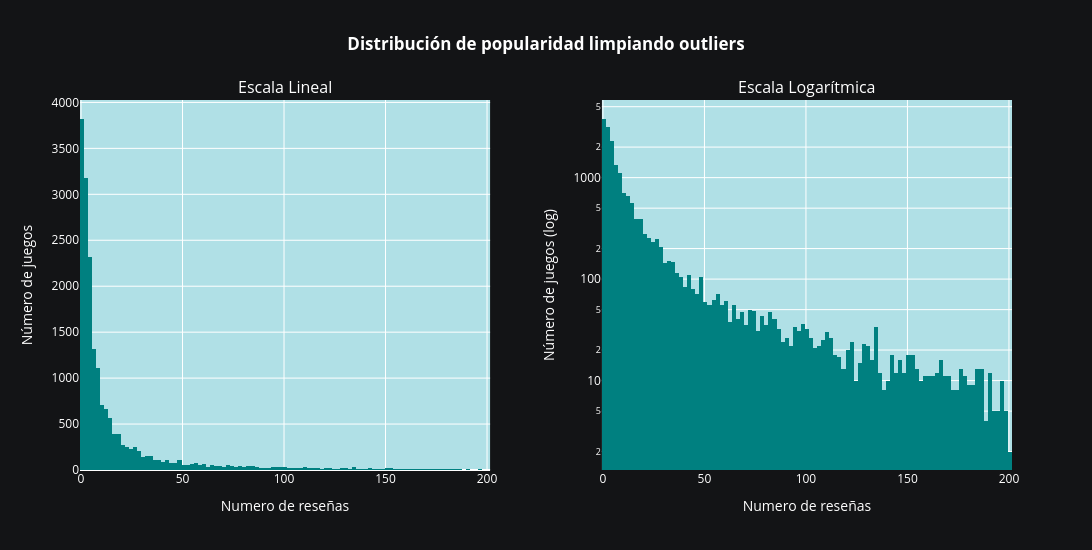

Notebook source saved alongside this figure:
### Markdown cell above
Como hemos visto, tan solo el 6,75% de los datos tienen más de 200 reseñas, por lo que ahora visualizaremos el otro 93,25% de los datos

### Code cell
df_clean1 = df[df["recomendaciones_totales"] <= 200]
muestra_data(df_clean1, "limpiando outliers")

### Figure 1 — Plotly figure (JSON) as saved in the notebook; plotly's stock layout.template omitted (floating-point values rounded to 4 significant figures; data arrays with more than 128 entries replaced by an {"elided": "..."} marker saying what was removed)
{"data": [{"marker": {"color": "teal"}, "nbinsx": 200, "showlegend": false, "type": "histogram", "x": {"elided": "18627 int values"}, "xaxis": "x", "yaxis": "y"}, {"marker": {"color": "teal"}, "nbinsx": 200, "showlegend": false, "type": "histogram", "x": {"elided": "18627 int values"}, "xaxis": "x2", "yaxis": "y2"}], "layout": {"annotations": [{"font": {"size": 16}, "showarrow": false, "text": "Escala Lineal", "x": 0.22, "xanchor": "center", "xref": "paper", "y": 1, "yanchor": "bottom", "yref": "paper"}, {"font": {"size": 16}, "showarrow": false, "text": "Escala Logarítmica", "x": 0.78, "xanchor": "center", "xref": "paper", "y": 1, "yanchor": "bottom", "yref": "paper"}], "font": {"color": "white"}, "height": 550, "paper_bgcolor": "#131416", "plot_bgcolor": "powderblue", "title": {"text": "<b>Distribución de popularidad limpiando outliers</b>", "x": 0.5, "xanchor": "center"}, "width": 1100, "xaxis": {"anchor": "y", "domain": [0, 0.44], "gridcolor": "white", "tickfont": {"color": "white"}, "title": {"text": "Numero de reseñas"}}, "xaxis2": {"anchor": "y2", "domain": [0.56, 1], "gridcolor": "white", "tickfont": {"color": "white"}, "title": {"text": "Numero de reseñas"}}, "yaxis": {"anchor": "x", "domain": [0, 1], "gridcolor": "white", "tickfont": {"color": "white"}, "title": {"text": "Número de juegos"}}, "yaxis2": {"anchor": "x2", "domain": [0, 1], "gridcolor": "white", "tickfont": {"color": "white"}, "title": {"text": "Número de juegos (log)"}, "type": "log"}}}
